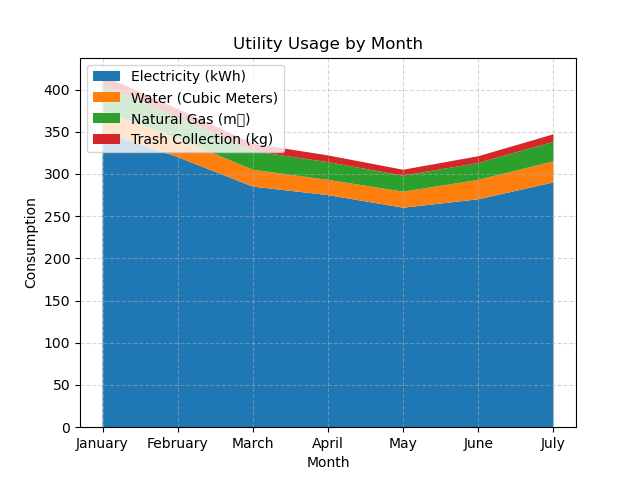

Python code for this plot:

import matplotlib.pyplot as plt

# Data provided in the question
data = [
    {'Month': 'January', ' Electricity (kWh)': 350, ' Water (Cubic Meters)': 25, ' Natural Gas (m³)': 30, ' Trash Collection (kg)': 12},
    {'Month': 'February', ' Electricity (kWh)': 320, ' Water (Cubic Meters)': 22, ' Natural Gas (m³)': 25, ' Trash Collection (kg)': 10},
    {'Month': 'March', ' Electricity (kWh)': 285, ' Water (Cubic Meters)': 20, ' Natural Gas (m³)': 22, ' Trash Collection (kg)': 9},
    {'Month': 'April', ' Electricity (kWh)': 275, ' Water (Cubic Meters)': 18, ' Natural Gas (m³)': 21, ' Trash Collection (kg)': 8},
    {'Month': 'May', ' Electricity (kWh)': 260, ' Water (Cubic Meters)': 19, ' Natural Gas (m³)': 19, ' Trash Collection (kg)': 7},
    {'Month': 'June', ' Electricity (kWh)': 270, ' Water (Cubic Meters)': 23, ' Natural Gas (m³)': 20, ' Trash Collection (kg)': 8},
    {'Month': 'July', ' Electricity (kWh)': 290, ' Water (Cubic Meters)': 25, ' Natural Gas (m³)': 23, ' Trash Collection (kg)': 9}
]

# Extracting the data for the plot
months = [entry['Month'] for entry in data]
electricity = [entry[' Electricity (kWh)'] for entry in data]
water = [entry[' Water (Cubic Meters)'] for entry in data]
natural_gas = [entry[' Natural Gas (m³)'] for entry in data]
trash_collection = [entry[' Trash Collection (kg)'] for entry in data]

# Plotting the stacked area chart
fig, ax = plt.subplots()
ax.stackplot(months, electricity, water, natural_gas, trash_collection, labels=['Electricity (kWh)', 'Water (Cubic Meters)', 'Natural Gas (m³)', 'Trash Collection (kg)'])

# Customizing the plot
ax.set_title('Utility Usage by Month')
ax.set_xlabel('Month')
ax.set_ylabel('Consumption')
ax.legend(loc='upper left')

# Adding grid and styles
plt.grid(True, linestyle='--', alpha=0.5)
plt.style.use('ggplot')

# Show the plot
plt.show()
